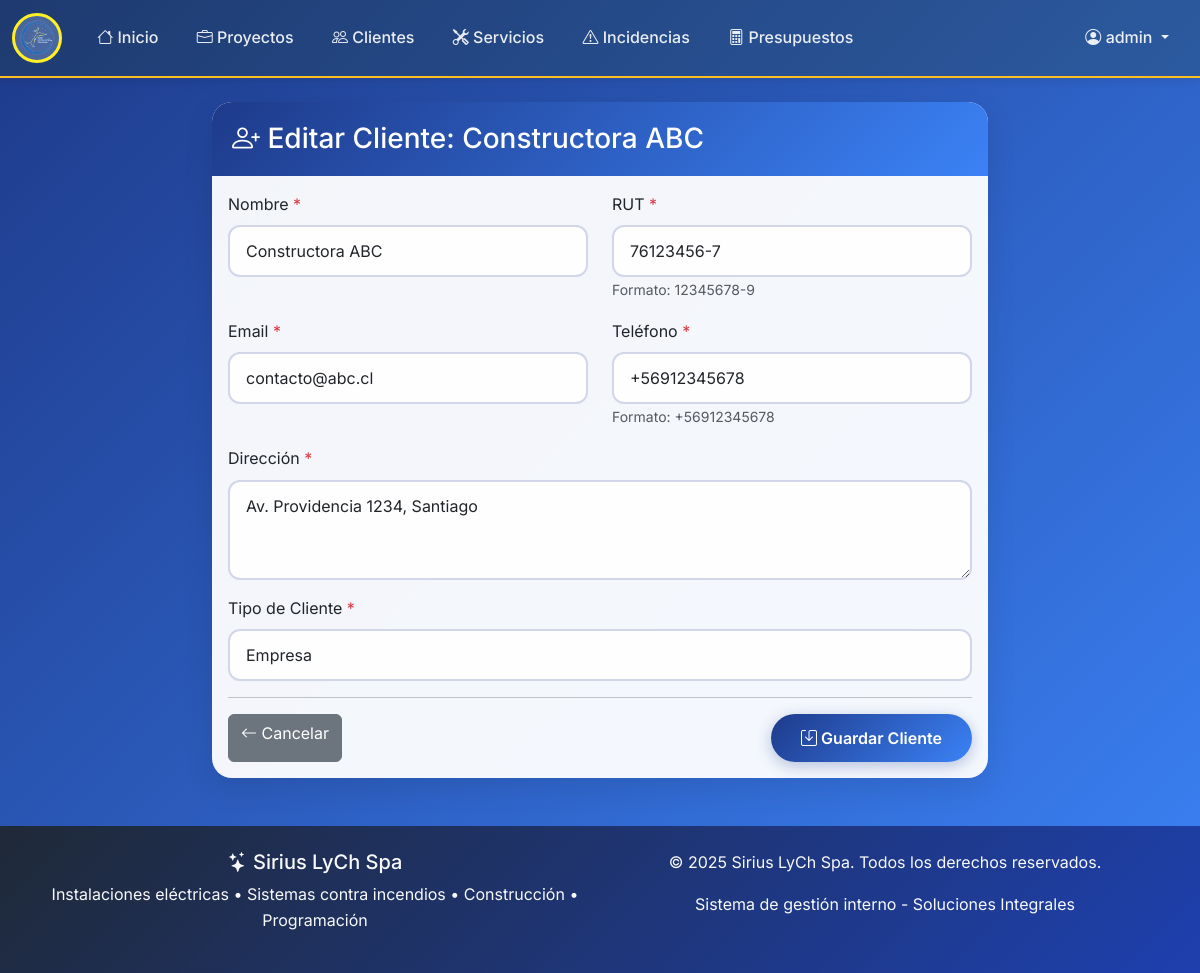
/clientes/1/editar/ (signed in), run on the app's committed database.
### siriusApp/models.py (models this page shows, shortened)
class Cliente(models.Model):
    TIPO_CLIENTE_CHOICES = [
        ('empresa', 'Empresa'),
        ('particular', 'Particular'),
        ('gobierno', 'Gobierno'),
    ]
    nombre = models.CharField(max_length=200)
    rut = models.CharField(
        max_length=12,
        unique=True,
        validators=[RegexValidator(r'^\d{7,8}-[0-9kK]$', 'Formato: 12345678-9')]
    )
    email = models.EmailField()
    telefono = models.CharField(max_length=15)
    direccion = models.TextField()
    tipo_cliente = models.CharField(max_length=20, choices=TIPO_CLIENTE_CHOICES)
    fecha_registro = models.DateTimeField(auto_now_add=True)
    activo = models.BooleanField(default=True)
    class Meta:
        ordering = ['nombre']

### siriusApp/views.py (the view)
# urls.py: path('clientes/<int:pk>/editar/', views.cliente_editar, name='cliente_editar'),
@login_required
def cliente_editar(request, pk):
    cliente = get_object_or_404(Cliente, pk=pk)
    if request.method == 'POST':
        form = ClienteForm(request.POST, instance=cliente)
        if form.is_valid():
            form.save()
            messages.success(request, f'Cliente {cliente.nombre} actualizado exitosamente.')
            return redirect('cliente_lista')
    else:
        form = ClienteForm(instance=cliente)
    context = {'form': form, 'titulo': f'Editar Cliente: {cliente.nombre}', 'cliente': cliente}
    return render(request, 'clientes/form.html', context)

### siriusApp/forms.py
class ClienteForm(forms.ModelForm):
    class Meta:
        model = Cliente
        fields = ['nombre', 'rut', 'email', 'telefono', 'direccion', 'tipo_cliente']
        widgets = {
            'nombre': forms.TextInput(attrs={
                'class': 'form-control',
                'placeholder': 'Nombre del cliente'
            }),
            'rut': forms.TextInput(attrs={
                'class': 'form-control',
                'placeholder': '12345678-9',
                'pattern': '[0-9]{7,8}-[0-9kK]'
            }),
            'email': forms.EmailInput(attrs={
                'class': 'form-control',
                'placeholder': 'cliente@email.com'
            }),
            'telefono': forms.TextInput(attrs={
                'class': 'form-control',
                'placeholder': '+56912345678'
            }),
            'direccion': forms.Textarea(attrs={
                'class': 'form-control',
                'rows': 3,
                'placeholder': 'Dirección completa'
            }),
            'tipo_cliente': forms.Select(attrs={
                'class': 'form-select'
            }),
        }

### templates/clientes/form.html (shortened to what this page needs)
{% extends 'base.html' %}
{% block content %}
<div class="row justify-content-center">
    <div class="col-md-8">
        <div class="card">
            <div class="card-header">
                <h3 class="mb-0">
                    <i class="bi bi-person-plus"></i> {{ titulo }}
                </h3>
            </div>
            <div class="card-body">
                <form method="post">
                    <div class="row">
                        <div class="col-md-6 mb-3">
                            <label for="{{ form.nombre.id_for_label }}" class="form-label">
                                Nombre <span class="text-danger">*</span>
                            </label>
                            {{ form.nombre }}
                        </div>
                        <div class="col-md-6 mb-3">
                            <label for="{{ form.rut.id_for_label }}" class="form-label">
                                RUT <span class="text-danger">*</span>
                            </label>
                            {{ form.rut }}
                            <small class="form-text text-muted">Formato: 12345678-9</small>
                        </div>
                    </div>
                    <div class="row">
                        <div class="col-md-6 mb-3">
                            <label for="{{ form.email.id_for_label }}" class="form-label">
                                Email <span class="text-danger">*</span>
                            </label>
                            {{ form.email }}
                        </div>
                        <div class="col-md-6 mb-3">
                            <label for="{{ form.telefono.id_for_label }}" class="form-label">
                                Teléfono <span class="text-danger">*</span>
                            </label>
                            {{ form.telefono }}
                            <small class="form-text text-muted">Formato: +56912345678</small>
                        </div>
                    </div>
                    <div class="mb-3">
                        <label for="{{ form.direccion.id_for_label }}" class="form-label">
                            Dirección <span class="text-danger">*</span>
                        </label>
                        {{ form.direccion }}
                    </div>
                    <div class="mb-3">
                        <label for="{{ form.tipo_cliente.id_for_label }}" class="form-label">
                            Tipo de Cliente <span class="text-danger">*</span>
                        </label>
                        {{ form.tipo_cliente }}
                    </div>
                    <hr>
                    <div class="d-flex justify-content-between">
                        <a href="{% url 'cliente_lista' %}" class="btn btn-secondary">
                            <i class="bi bi-arrow-left"></i> Cancelar
                        </a>
                        <button type="submit" class="btn btn-primary">
                            <i class="bi bi-save"></i> Guardar Cliente
                        </button>
                    </div>
                </form>
            </div>
        </div>
    </div>
</div>
{% endblock %}

### templates/base.html (shortened to what this page needs)
<!DOCTYPE html>
<html lang="es">
<head>
    <link href="https://cdn.jsdelivr.net/npm/bootstrap@5.3.0/dist/css/bootstrap.min.css" rel="stylesheet">
    <link href="https://cdn.jsdelivr.net/npm/bootstrap-icons@1.10.0/font/bootstrap-icons.css" rel="stylesheet">
    {% load static %}
    <link href="{% static 'css/style.css' %}" rel="stylesheet">
</head>
<body>
    <nav class="navbar navbar-expand-lg navbar-dark">
        <div class="container-fluid">
            <a class="navbar-brand" href="{% url 'home' %}">
                <img src="{% static 'imagenes/Logo de Compañía Sirius LyCh Spa.png' %}" alt="Sirius LyCh Spa" class="logo">
            </a>
            <div class="collapse navbar-collapse" id="navbarNav">
                {% if user.is_authenticated %}
                <ul class="navbar-nav me-auto">
                    <li class="nav-item">
                        <a class="nav-link" href="{% url 'home' %}">
                            <i class="bi bi-house"></i> Inicio
                        </a>
                    </li>
                    <li class="nav-item">
                        <a class="nav-link" href="{% url 'proyecto_lista' %}">
                            <i class="bi bi-briefcase"></i> Proyectos
                        </a>
                    </li>
                    <li class="nav-item">
                        <a class="nav-link" href="{% url 'cliente_lista' %}">
                            <i class="bi bi-people"></i> Clientes
                        </a>
                    </li>
                    <li class="nav-item">
                        <a class="nav-link" href="{% url 'servicio_lista' %}">
                            <i class="bi bi-tools"></i> Servicios
                        </a>
                    </li>
                    <li class="nav-item">
                        <a class="nav-link" href="{% url 'incidencia_lista' %}">
                            <i class="bi bi-exclamation-triangle"></i> Incidencias
                        </a>
                    </li>
                    <li class="nav-item">
                        <a class="nav-link" href="{% url 'presupuesto_lista' %}">
                            <i class="bi bi-calculator"></i> Presupuestos
                        </a>
                    </li>
                </ul>
                <ul class="navbar-nav ms-auto">
                    <li class="nav-item dropdown">
                        <a class="nav-link dropdown-toggle" href="#" role="button" data-bs-toggle="dropdown">
                            <i class="bi bi-person-circle"></i> {{ user.username }}
                        </a>
                    </li>
                </ul>
                {% endif %}
            </div>
        </div>
    </nav>
    <div class="container-fluid mt-4 mb-5">
        {% block content %}
        {% endblock %}
    </div>
    <footer class="bg-dark text-light text-center py-4 mt-auto">
        <div class="container">
            <div class="row">
                <div class="col-md-6">
                    <h5><i class="bi bi-stars"></i> Sirius LyCh Spa</h5>
                    <p>Instalaciones eléctricas • Sistemas contra incendios • Construcción • Programación</p>
                </div>
                <div class="col-md-6">
                    <p>&copy; {% now "Y" %} Sirius LyCh Spa. Todos los derechos reservados.</p>
                    <p>Sistema de gestión interno - Soluciones Integrales</p>
                </div>
            </div>
        </div>
    </footer>
</body>
</html>

### static/css/style.css (style rules this page uses)
:root { --sirius-azul-principal: #1e3a8a; --sirius-azul-claro: #3b82f6; --sirius-azul-oscuro: #1e40af; --sirius-dorado: #fbbf24; --sirius-dorado-oscuro: #f59e0b; --sirius-gris: #64748b; --sirius-blanco: #ffffff; --sirius-negro: #1f2937; }
* { box-sizing: border-box; }
body { background: linear-gradient(135deg, var(--sirius-azul-principal) 0%, var(--sirius-azul-claro) 100%); min-height: 100vh; font-family: 'Inter', 'Segoe UI', Tahoma, Geneva, Verdana, sans-serif; color: var(--sirius-negro); line-height: 1.6; }
.navbar { background: rgba(30, 58, 138, 0.95) !important; backdrop-filter: blur(20px); border-bottom: 2px solid var(--sirius-dorado); box-shadow: 0 4px 20px rgba(0, 0, 0, 0.1); }
.navbar-brand { font-weight: 700; font-size: 1.8rem; color: var(--sirius-blanco) !important; display: flex; align-items: center; gap: 0px; }
.navbar-brand .logo { width: 80px; height: 80px; border-radius: 50%; background: rgba(255, 255, 255, 0.2); padding: 4px; object-fit: contain; border: 3px solid var(--sirius-dorado); backdrop-filter: blur(10px); }
.navbar-nav .nav-link { color: rgba(255, 255, 255, 0.9) !important; font-weight: 500; transition: all 0.3s ease; border-radius: 8px; margin: 0 4px; padding: 8px 16px !important; }
.card { border: none; border-radius: 20px; box-shadow: 0 10px 30px rgba(0, 0, 0, 0.1); transition: all 0.3s ease; background: rgba(255, 255, 255, 0.95); backdrop-filter: blur(20px); }
.card-header { background: linear-gradient(135deg, var(--sirius-azul-principal), var(--sirius-azul-claro)); color: var(--sirius-blanco); border-radius: 20px 20px 0 0 !important; padding: 20px; border: none; font-weight: 600; }
.btn-primary { background: linear-gradient(135deg, var(--sirius-azul-principal), var(--sirius-azul-claro)); border: none; border-radius: 25px; padding: 12px 30px; font-weight: 600; transition: all 0.3s ease; box-shadow: 0 4px 15px rgba(30, 58, 138, 0.3); }
.form-control, .form-select { border: 2px solid rgba(30, 58, 138, 0.2); border-radius: 12px; padding: 12px 16px; transition: all 0.3s ease; background: rgba(255, 255, 255, 0.9); }
footer { background: linear-gradient(135deg, var(--sirius-negro), var(--sirius-azul-oscuro)) !important; color: var(--sirius-blanco); margin-top: 60px; }
* { transition: all 0.3s ease; }

### templates/base.html (style rules this page uses)
.navbar { background: linear-gradient(135deg, #1e3a70 0%, #2c5aa0 100%) !important; box-shadow: 0 2px 10px rgba(0,0,0,0.1); position: relative; z-index: 1030 !important; }
.navbar-brand .logo { height: 50px; width: auto; filter: brightness(1.2) contrast(1.1); transition: transform 0.3s ease; }
.navbar-nav .nav-link { padding: 0.5rem 1rem; transition: all 0.3s ease; border-radius: 5px; margin: 0 0.2rem; }

### data on the page
Cliente: nombre "Constructora ABC", rut "76123456-7", email "contacto@abc.cl", telefono "+56912345678", direccion "Av. Providencia 1234, Santiago", tipo_cliente "Empresa"

### other printed values
{{ user.username }} "admin"
{{ titulo }} "Editar Cliente: Constructora ABC"
